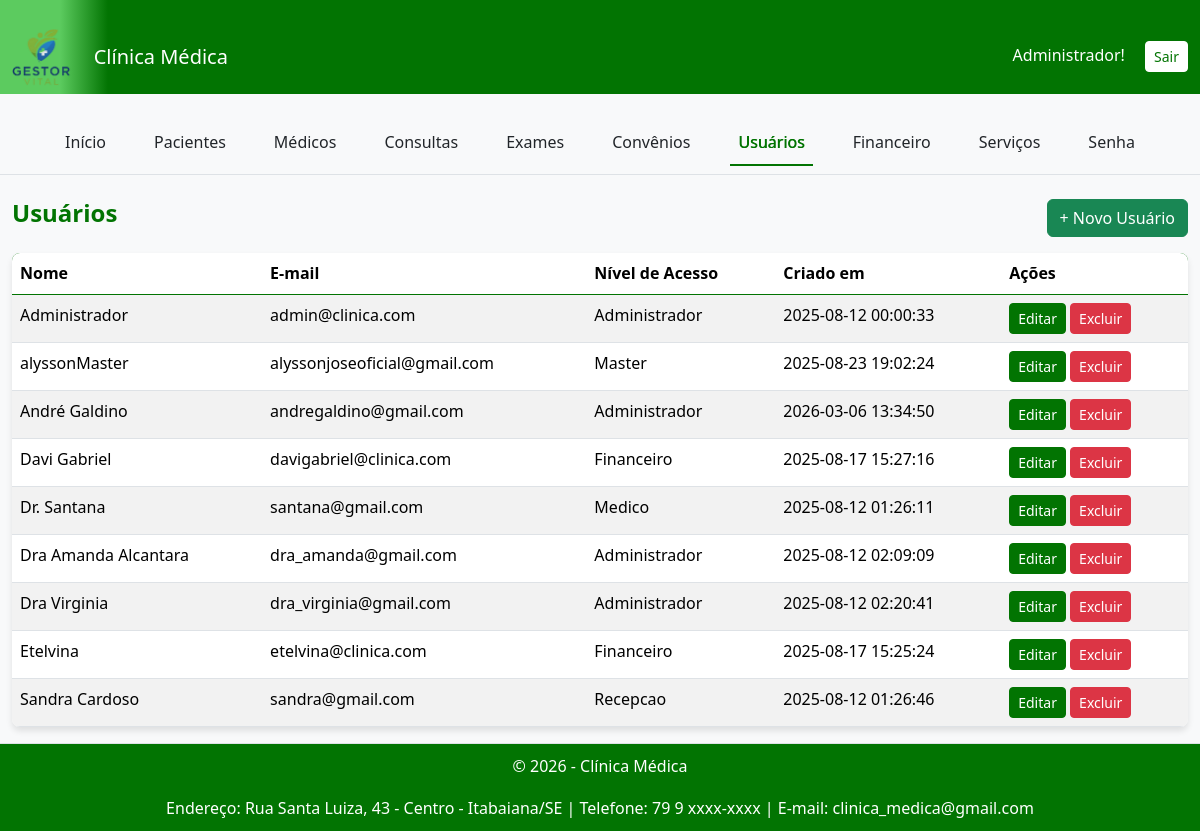
/clinica_medica/private/usuarios/listar.php (signed in), run on the app's committed database.
### tables this page shows
CREATE TABLE `identidade_clinica` (
  `id` int(11) NOT NULL,
  `nome_clinica` varchar(255) NOT NULL,
  `url_logo` varchar(255) DEFAULT NULL,
  `endereco` varchar(255) DEFAULT NULL,
  `telefone` varchar(20) DEFAULT NULL,
  `email` varchar(100) DEFAULT NULL,
  `ultimo_update` timestamp NOT NULL DEFAULT CURRENT_TIMESTAMP ON UPDATE CURRENT_TIMESTAMP,
  `cor_primaria` varchar(7) DEFAULT '#007bff'
);

CREATE TABLE `usuarios` (
  `id` int(11) NOT NULL,
  `nome` varchar(100) NOT NULL,
  `email` varchar(100) NOT NULL,
  `senha` varchar(255) NOT NULL,
  `nivel_acesso` enum('administrador','recepcao','medico','financeiro','master') NOT NULL,
  `criado_em` timestamp NOT NULL DEFAULT CURRENT_TIMESTAMP
);

### config/helpers.php (called while the page is built, shortened)
<?php
function get_contrast_color($hexcolor) {
    $hexcolor = ltrim($hexcolor, '#');
    $r = hexdec(substr($hexcolor, 0, 2));
    $g = hexdec(substr($hexcolor, 2, 2));
    $b = hexdec(substr($hexcolor, 4, 2));
    $luminance = (0.299 * $r + 0.587 * $g + 0.114 * $b) / 255;
    return $luminance > 0.5 ? '#000000' : '#FFFFFF';
}
?>

### clinica_medica/private/usuarios/listar.php (the view, shortened to what this page needs)
<?php
require_once __DIR__ . '/../../config/config.php';
require_once __DIR__ . '/../includes/cabecalho.php';
require_once __DIR__ . '/../includes/menu.php';
$sql = "SELECT id, nome, email, nivel_acesso, criado_em FROM usuarios ORDER BY nome ASC";
$resultado = $conn->query($sql);
?>
<div class="container mt-4">
    <div class="d-flex justify-content-between align-items-center mb-3">
        <h4>Usuários</h4>
        <a href="cadastrar.php" class="btn btn-success">+ Novo Usuário</a>
    </div>
    <table class="table table-striped">
        <thead>
            <tr>
                <th>Nome</th>
                <th>E-mail</th>
                <th>Nível de Acesso</th>
                <th>Criado em</th>
                <th>Ações</th>
            </tr>
        </thead>
        <tbody>
            <?php while ($usuario = $resultado->fetch_assoc()): ?>
                <tr>
                    <td><?= htmlspecialchars($usuario['nome']) ?></td>
                    <td><?= htmlspecialchars($usuario['email']) ?></td>
                    <td><?= htmlspecialchars(ucfirst($usuario['nivel_acesso'])) ?></td>
                    <td><?= htmlspecialchars($usuario['criado_em']) ?></td>
                    <td>
                        <a href="editar.php?id=<?= $usuario['id'] ?>" class="btn btn-primary btn-sm">Editar</a>
                        <a href="excluir.php?id=<?= $usuario['id'] ?>" class="btn btn-danger btn-sm" onclick="return confirm('Excluir este usuário?')">Excluir</a>
                    </td>
                </tr>
            <?php endwhile; ?>
        </tbody>
    </table>
</div>
<?php require_once __DIR__ . '/../includes/rodape.php'; ?>

### clinica_medica/private/includes/cabecalho.php (shortened to what this page needs)
<?php
require_once __DIR__ . '/../../config/config.php';
require_once __DIR__ . '/../../../config/helpers.php';
$caminho_base_do_projeto = '/';
$nome_clinica = "Clínica Médica";
$url_logo = "logo_padrao.png";
$cor_primaria = "#007bff";
try {
    $sql = "SELECT nome_clinica, url_logo, cor_primaria FROM identidade_clinica ORDER BY id DESC LIMIT 1";
    $result = $conn->query($sql);
    if ($result && $result->num_rows > 0) {
        $identidade = $result->fetch_assoc();
        $nome_clinica = htmlspecialchars($identidade['nome_clinica']);
        if (!empty($identidade['url_logo'])) {
            $url_logo = htmlspecialchars($identidade['url_logo']);
        }
        if (!empty($identidade['cor_primaria'])) {
            $cor_primaria = htmlspecialchars($identidade['cor_primaria']);
        }
    }
} catch (Exception $e) {
    error_log("Erro ao buscar identidade da clínica: " . $e->getMessage());
}
$nome_pasta_clinica = 'clinica_medica';
$caminho_base_clinica_publica = $caminho_base_do_projeto . $nome_pasta_clinica . '/public/';
$caminho_base_clinica_uploads = $caminho_base_do_projeto . $nome_pasta_clinica . '/';
$cor_contraste = get_contrast_color($cor_primaria);
?>
<!DOCTYPE html>
<html lang="pt-br">
<head>
    <link href="https://cdn.jsdelivr.net/npm/bootstrap@5.3.2/dist/css/bootstrap.min.css" rel="stylesheet">
    <link rel="stylesheet" href="https://cdnjs.cloudflare.com/ajax/libs/font-awesome/6.5.2/css/all.min.css">
    <link rel="stylesheet" href="<?= $caminho_base_clinica_publica . 'assets/css/style.css' ?>">
</head>
<body>
<nav class="navbar navbar-expand-lg navbar-dark navbar-custom">
    <div class="container-fluid">
        <a class="navbar-brand" href="../dashboard.php">
            <img src="<?= $caminho_base_clinica_uploads . $url_logo ?>" alt="Logo da <?= $nome_clinica ?>" class="logo-img">
            <span class="ms-2"><?= $nome_clinica ?></span>
        </a>
        <div>
            <span class="me-3" style="color: <?= $cor_contraste ?>;"><?= htmlspecialchars($_SESSION['usuario_nome']); ?>!</span>
            <a href="<?= $caminho_base_do_projeto ?>logout.php" class="btn btn-sm btn-custom-logout">Sair</a>
        </div>
    </div>
</nav>
<div class="container-fluid">
    <div class="row">

### clinica_medica/private/includes/rodape.php (shortened to what this page needs)
<?php
$dados_rodape = [
    'nome_clinica' => 'Clínica Médica',
    'endereco' => '',
    'telefone' => '',
    'email' => '',
    'cor_primaria' => '#f8f9fa'
];
try {
    if (isset($conn) && $conn->ping()) {
        $sql = "SELECT nome_clinica, endereco, telefone, email, cor_primaria FROM identidade_clinica ORDER BY id DESC LIMIT 1";
        $result = $conn->query($sql);
        if ($result && $result->num_rows > 0) {
            $dados_rodape = $result->fetch_assoc();
        }
    }
} catch (Exception $e) {
    error_log("Erro ao buscar dados do rodapé: " . $e->getMessage());
}
?>
    <footer style="text-align: center; padding: 10px; background-color: <?= htmlspecialchars($dados_rodape['cor_primaria']) ?>; color: white; border-top: 1px solid #dee2e6;">
        <p>&copy; <?= date('Y') ?> - <?= htmlspecialchars($dados_rodape['nome_clinica']) ?></p>
        <p style="margin-bottom: 0;">
            Endereço: <?= htmlspecialchars($dados_rodape['endereco']) ?> |
            Telefone: <?= htmlspecialchars($dados_rodape['telefone']) ?> |
            E-mail: <?= htmlspecialchars($dados_rodape['email']) ?>
        </p>
    </footer>
</body>
</html>

### clinica_medica/public/assets/css/style.css (style rules this page uses)
:root { --primary-color: #007bff; --secondary-color: #6c757d; --background-color: #f8f9fa; --text-color: #343a40; --shadow-light: 0 4px 6px rgba(0, 0, 0, 0.1); --border-radius: 8px; }
body { overflow-y: scroll; background-color: var(--background-color); color: var(--text-color); font-family: 'Segoe UI', 'Roboto', 'Helvetica Neue', Arial, sans-serif; line-height: 1.6; }
h1, h2, h3, h4, h5, h6 { color: var(--primary-color); font-weight: 600; }
.container-fluid { padding-top: 20px; }
.btn-primary { background-color: var(--primary-color); border-color: var(--primary-color); transition: background-color 0.3s ease; }
.table { box-shadow: var(--shadow-light); border-radius: var(--border-radius); overflow: hidden; }
.navbar-custom { min-height: 60px; }
.navbar-brand { height: 100%; padding-top: 0; padding-bottom: 0; display: flex; align-items: center; }
.logo-img { height: 98%; max-height: 50px; width: auto; object-fit: contain; }
.table thead { background-color: var(--primary-color); color: #fff; border-color: var(--primary-color); }

### data on the page
identidade_clinica: url_logo (picture), nome_clinica "Clínica Médica", endereco "Rua Santa Luiza, 43 - Centro - Itabaiana/SE", telefone "79 9 xxxx-xxxx", email "clinica_medica@gmail.com"
usuarios: nome "Administrador", email "admin@clinica.com", nivel_acesso "Administrador", criado_em "2025-08-12 00:00:33"
usuarios: nome "alyssonMaster", email "alyssonjoseoficial@gmail.com", nivel_acesso "Master", criado_em "2025-08-23 19:02:24"
usuarios: nome "André Galdino", email "andregaldino@gmail.com", nivel_acesso "Administrador", criado_em "2026-03-06 13:34:50"
usuarios: nome "Davi Gabriel", email "davigabriel@clinica.com", nivel_acesso "Financeiro", criado_em "2025-08-17 15:27:16"
usuarios: nome "Dr. Santana", email "santana@gmail.com", nivel_acesso "Medico", criado_em "2025-08-12 01:26:11"
usuarios: nome "Dra Amanda Alcantara", email "dra_amanda@gmail.com", nivel_acesso "Administrador", criado_em "2025-08-12 02:09:09"
usuarios: nome "Dra Virginia", email "dra_virginia@gmail.com", nivel_acesso "Administrador", criado_em "2025-08-12 02:20:41"
usuarios: nome "Etelvina", email "etelvina@clinica.com", nivel_acesso "Financeiro", criado_em "2025-08-17 15:25:24"
usuarios: nome "Sandra Cardoso", email "sandra@gmail.com", nivel_acesso "Recepcao", criado_em "2025-08-12 01:26:46"

### other printed values
$_SESSION['usuario_nome'] "Administrador"
$nome "Início"
$nome "Pacientes"
$nome "Médicos"
$nome "Consultas"
$nome "Exames"
$nome "Convênios"
$nome "Usuários"
$nome "Financeiro"
$nome "Serviços"
$nome "Senha"
